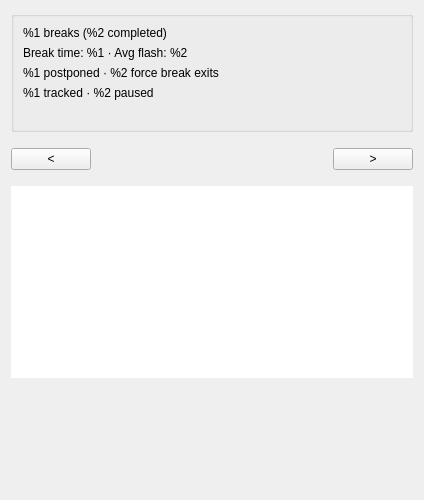
<?xml version="1.0" encoding="UTF-8"?>
<ui version="4.0">
 <class>StatsWindow</class>
 <widget class="QWidget" name="StatsWindow">
  <property name="geometry">
   <rect>
    <x>0</x>
    <y>0</y>
    <width>424</width>
    <height>500</height>
   </rect>
  </property>
  <property name="minimumSize">
   <size>
    <width>420</width>
    <height>0</height>
   </size>
  </property>
  <property name="windowTitle">
   <string>Statistics</string>
  </property>
  <layout class="QVBoxLayout" name="main">
   <property name="spacing">
    <number>16</number>
   </property>
   <item>
    <widget class="QGroupBox" name="dayDetailGroup">
     <layout class="QVBoxLayout" name="dayDetailLayout">
      <item>
       <widget class="DynamicLabel" name="dayBreaksLabel">
        <property name="text">
         <string>%1 breaks (%2 completed)</string>
        </property>
       </widget>
      </item>
      <item>
       <widget class="DynamicLabel" name="dayTimeLabel">
        <property name="text">
         <string>Break time: %1 · Avg flash: %2</string>
        </property>
       </widget>
      </item>
      <item>
       <widget class="DynamicLabel" name="dayPostponeLabel">
        <property name="text">
         <string>%1 postponed · %2 force break exits</string>
        </property>
       </widget>
      </item>
      <item>
       <widget class="DynamicLabel" name="dayUsageLabel">
        <property name="text">
         <string>%1 tracked · %2 paused</string>
        </property>
       </widget>
      </item>
      <item>
       <widget class="QLabel" name="dayHostBreakdownLabel">
        <property name="text">
         <string/>
        </property>
        <property name="wordWrap">
         <bool>true</bool>
        </property>
       </widget>
      </item>
     </layout>
    </widget>
   </item>
   <item>
    <layout class="QHBoxLayout" name="weekNavLayout" stretch="0,1,0">
     <item>
      <widget class="QPushButton" name="prevWeekButton">
       <property name="text">
        <string notr="true">&lt;</string>
       </property>
      </widget>
     </item>
     <item>
      <widget class="QLabel" name="weekLabel">
       <property name="alignment">
        <set>Qt::AlignmentFlag::AlignCenter</set>
       </property>
      </widget>
     </item>
     <item>
      <widget class="QPushButton" name="nextWeekButton">
       <property name="text">
        <string notr="true">&gt;</string>
       </property>
      </widget>
     </item>
    </layout>
   </item>
   <item>
    <widget class="TimelineGraphicsView" name="timelineView">
     <property name="sizePolicy">
      <sizepolicy hsizetype="Expanding" vsizetype="Fixed">
       <horstretch>0</horstretch>
       <verstretch>0</verstretch>
      </sizepolicy>
     </property>
     <property name="frameShape">
      <enum>QFrame::Shape::NoFrame</enum>
     </property>
    </widget>
   </item>
   <item>
    <layout class="QHBoxLayout" name="legendLayout"/>
   </item>
   <item>
    <spacer name="verticalSpacer">
     <property name="orientation">
      <enum>Qt::Orientation::Vertical</enum>
     </property>
     <property name="sizeHint" stdset="0">
      <size>
       <width>20</width>
       <height>40</height>
      </size>
     </property>
    </spacer>
   </item>
  </layout>
 </widget>
 <customwidgets>
  <customwidget>
   <class>DynamicLabel</class>
   <extends>QLabel</extends>
   <header>widgets/dynamic-label.h</header>
  </customwidget>
  <customwidget>
   <class>TimelineGraphicsView</class>
   <extends>QGraphicsView</extends>
   <header>widgets/timeline-view.h</header>
  </customwidget>
 </customwidgets>
 <resources/>
 <connections/>
</ui>
